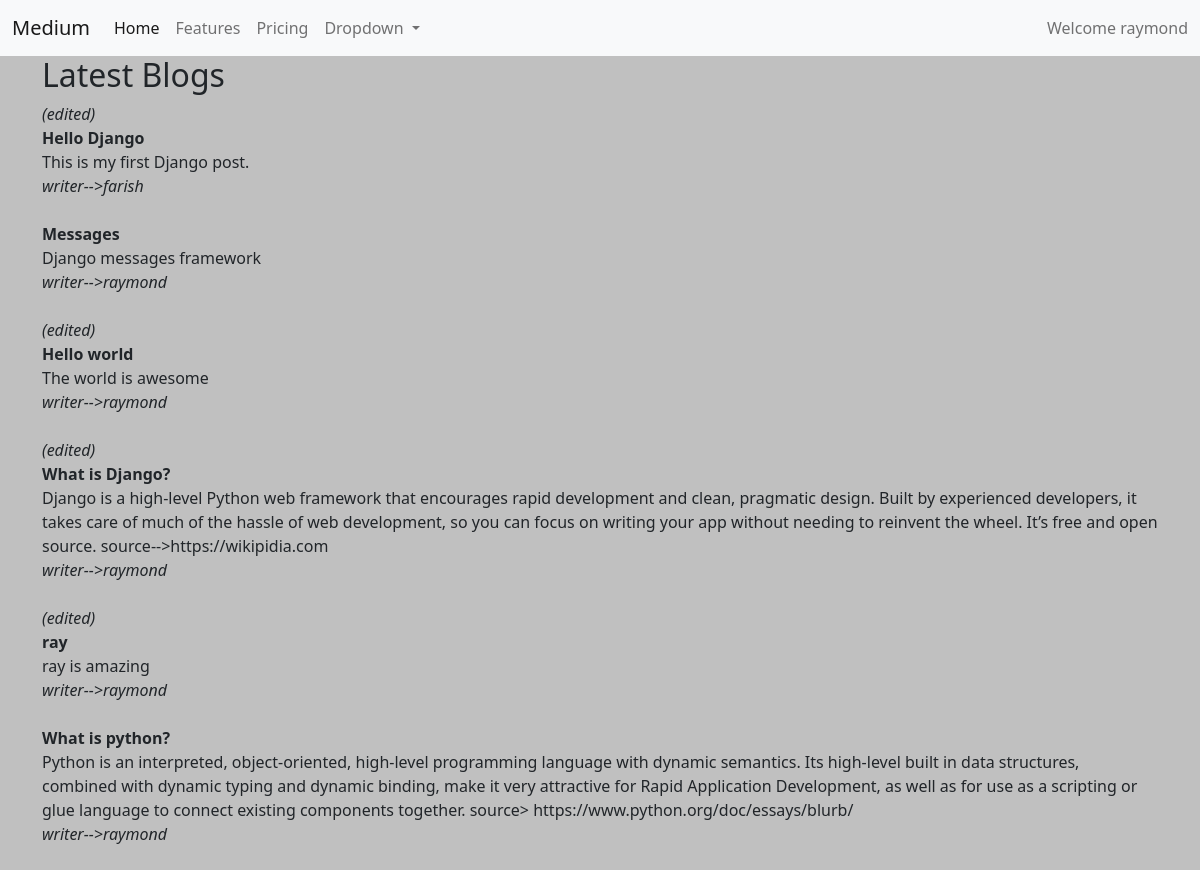
The page /home/ (signed in) on the database its author committed.
### users/models.py (models this page shows, shortened)
class User(AbstractBaseUser,PermissionsMixin):
    username_validator = ASCIIUsernameValidator()
    username = models.CharField(
        _("username"),
        max_length=150,
        unique=True,
        help_text=_(
            "Required."
        ),
        validators=[username_validator],
        error_messages={
            "unique": _("A user with that username already exists."),
        },
    )
    first_name = models.CharField(_("first name"), max_length=150)
    last_name = models.CharField(_("last name"), max_length=150)
    email = models.EmailField(_("email address"))
    email_displayed = models.BooleanField(default=False)
    is_staff = models.BooleanField(
        _("staff status"),
        default=False,
        help_text=_("Designates whether the user can log into this admin site."),
    )
    is_active = models.BooleanField(
        _("active"),
        default=True,
        help_text=_(
            "Designates whether this user should be treated as active. "
            "Unselect this instead of deleting accounts."
        ),
    )
    date_joined = models.DateTimeField(_("date joined"), default=timezone.now)
    objects = UserManager()
    EMAIL_FIELD = "email"
    USERNAME_FIELD = "username"
    REQUIRED_FIELDS = ["email"]

### posts/models.py (models this page shows, shortened)
class BlogPost(models.Model):
    user = models.ForeignKey(settings.AUTH_USER_MODEL, on_delete=models.CASCADE)
    title = models.CharField(max_length=150)
    slug = models.SlugField(blank = True)
    content =models.TextField()
    date_created = models.DateTimeField(auto_now_add = True)
    date_updated = models.DateTimeField(auto_now = True)

### posts/views.py (the view)
# urls.py: path("home/", views.HomeView.as_view(), name="home"),
class HomeView(ListView):
    model = BlogPost
    context_object_name = "latest_posts"
    template_name = "posts/home.html"
    ordering = ['-date_updated']

### posts/templates/posts/home.html (shortened to what this page needs)
{% extends 'base.html' %}
{% block content %}
   <h2>Latest Blogs</h2>
         {% for post in latest_posts %}
      <div>
        {% if post.date_updated != post.date_created%}
        <i>(edited)</i><br>
        <strong>{{ post.title }}</strong><br>
        {% else %}
        <strong>{{ post.title }}</strong><br>
        {% endif %}
         {{ post.content }}<br>
         <i>writer-->{{ post.user}}</i> <br><br>
      </div>
         {% endfor %}
{% endblock content %}

### templates/navbar.html (shortened to what this page needs)
{% url 'posts:home' as home %}
<nav class="navbar navbar-expand-lg bg-light">
    <div class="container-fluid">
      <a class="navbar-brand" href="{{ home }}">Medium</a>
      <div class="collapse navbar-collapse" id="navbarText">
        <ul class="navbar-nav me-auto mb-2 mb-lg-0">
          <li class="nav-item">
            <a class="nav-link active" aria-current="page" href="{{home}}">Home</a>
          </li>
          <li class="nav-item">
            <a class="nav-link" href="#">Features</a>
          </li>
          <li class="nav-item">
            <a class="nav-link" href="#">Pricing</a>
          </li>
          {% if user.is_authenticated %}
          <li class="nav-item dropdown">
            <a class="nav-link dropdown-toggle" href="#" id="navbarDropdown" role="button" data-bs-toggle="dropdown" aria-expanded="false">
              Dropdown
            </a>
          </li>
          {% endif %}
        </ul>
        <span class="navbar-text">
           Welcome {{user}}
        </span>
      </div>
    </div>
  </nav>

### templates/base.html (style rules this page uses)
body { background-color:silver; }

### rows shown on the page
User: username "raymond"
BlogPost: title "Hello Django", content "This is my first Django post.", user "farish"
BlogPost: title "Messages", content "Django messages framework", user "raymond"
BlogPost: title "Hello world", content "The world is awesome", user "raymond"
BlogPost: title "What is Django?", content "Django is a high-level Python web framework that encourages rapid development and clean, pragmatic design. Built by experienced developers, it takes care of much of the hassle of web development, so you can focus on writing your app without needing to reinvent the wheel. It’s free and open source. source-->https://wikipidia.com", user "raymond"
BlogPost: title "ray", content "ray is amazing", user "raymond"
BlogPost: title "What is python?", content "Python is an interpreted, object-oriented, high-level programming language with dynamic semantics. Its high-level built in data structures, combined with dynamic typing and dynamic binding, make it very attractive for Rapid Application Development, as well as for use as a scripting or glue language to connect existing components together. source> https://www.python.org/doc/essays/blurb/", user "raymond"
